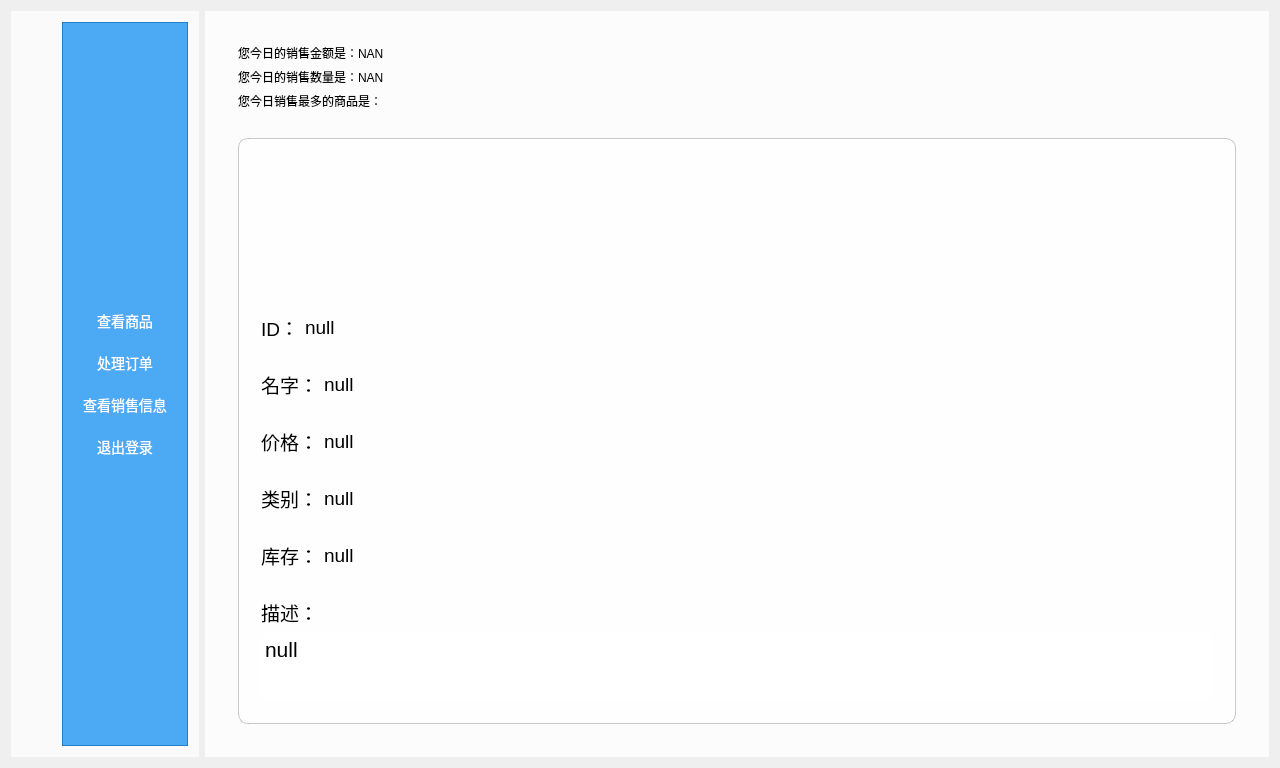
<?xml version="1.0" encoding="UTF-8"?>
<ui version="4.0">
 <class>CashierWindowClass</class>
 <widget class="QWidget" name="CashierWindowClass">
  <property name="geometry">
   <rect>
    <x>0</x>
    <y>0</y>
    <width>1280</width>
    <height>768</height>
   </rect>
  </property>
  <property name="minimumSize">
   <size>
    <width>1280</width>
    <height>768</height>
   </size>
  </property>
  <property name="windowTitle">
   <string>CashierWindowClass</string>
  </property>
  <layout class="QGridLayout" name="gridLayout_2">
   <property name="sizeConstraint">
    <enum>QLayout::SetDefaultConstraint</enum>
   </property>
   <item row="0" column="1">
    <widget class="QStackedWidget" name="stackedWidget">
     <property name="styleSheet">
      <string notr="true"/>
     </property>
     <property name="currentIndex">
      <number>2</number>
     </property>
     <widget class="QWidget" name="page">
      <property name="styleSheet">
       <string notr="true">QWidget{
background-color:rgba(255,255,255,0.8);
}</string>
      </property>
      <layout class="QHBoxLayout" name="horizontalLayout_6">
       <item>
        <widget class="QFrame" name="frame_2">
         <property name="styleSheet">
          <string notr="true">QFrame{
background-color:rgba(255,255,255,0.0);
}</string>
         </property>
         <property name="frameShape">
          <enum>QFrame::StyledPanel</enum>
         </property>
         <property name="frameShadow">
          <enum>QFrame::Raised</enum>
         </property>
         <layout class="QVBoxLayout" name="verticalLayout_2">
          <item>
           <widget class="QFrame" name="frame_3">
            <property name="maximumSize">
             <size>
              <width>16777215</width>
              <height>50</height>
             </size>
            </property>
            <property name="styleSheet">
             <string notr="true">QFrame{
background-color:rgba(255,255,255,0.0);
}</string>
            </property>
            <property name="frameShape">
             <enum>QFrame::StyledPanel</enum>
            </property>
            <property name="frameShadow">
             <enum>QFrame::Raised</enum>
            </property>
            <layout class="QHBoxLayout" name="horizontalLayout_3">
             <property name="sizeConstraint">
              <enum>QLayout::SetDefaultConstraint</enum>
             </property>
             <item>
              <widget class="QComboBox" name="produceComboBoxCategory">
               <property name="font">
                <font>
                 <pointsize>9</pointsize>
                </font>
               </property>
               <property name="styleSheet">
                <string notr="true"/>
               </property>
               <property name="currentIndex">
                <number>0</number>
               </property>
               <property name="maxCount">
                <number>2147483646</number>
               </property>
               <item>
                <property name="text">
                 <string>全部种类</string>
                </property>
               </item>
               <item>
                <property name="text">
                 <string>生鲜</string>
                </property>
               </item>
               <item>
                <property name="text">
                 <string>蔬菜</string>
                </property>
               </item>
               <item>
                <property name="text">
                 <string>水果</string>
                </property>
               </item>
               <item>
                <property name="text">
                 <string>粮食</string>
                </property>
               </item>
               <item>
                <property name="text">
                 <string>饮品</string>
                </property>
               </item>
               <item>
                <property name="text">
                 <string>烟</string>
                </property>
               </item>
               <item>
                <property name="text">
                 <string>零食</string>
                </property>
               </item>
               <item>
                <property name="text">
                 <string>日用百货</string>
                </property>
               </item>
               <item>
                <property name="text">
                 <string>五金零件</string>
                </property>
               </item>
               <item>
                <property name="text">
                 <string>母婴用品</string>
                </property>
               </item>
              </widget>
             </item>
             <item>
              <widget class="QComboBox" name="produceComboBoxPrice">
               <property name="font">
                <font>
                 <pointsize>9</pointsize>
                </font>
               </property>
               <property name="styleSheet">
                <string notr="true"/>
               </property>
               <item>
                <property name="text">
                 <string>全部价格</string>
                </property>
               </item>
               <item>
                <property name="text">
                 <string>&lt;10元</string>
                </property>
               </item>
               <item>
                <property name="text">
                 <string>10元~50元 </string>
                </property>
               </item>
               <item>
                <property name="text">
                 <string>50元~100元</string>
                </property>
               </item>
               <item>
                <property name="text">
                 <string>&gt;100</string>
                </property>
               </item>
              </widget>
             </item>
             <item>
              <widget class="SearchEdit" name="produceNameLine">
               <property name="font">
                <font>
                 <pointsize>9</pointsize>
                </font>
               </property>
               <property name="placeholderText">
                <string>请输入商品名称</string>
               </property>
              </widget>
             </item>
             <item>
              <spacer name="horizontalSpacer_2">
               <property name="orientation">
                <enum>Qt::Horizontal</enum>
               </property>
               <property name="sizeHint" stdset="0">
                <size>
                 <width>40</width>
                 <height>20</height>
                </size>
               </property>
              </spacer>
             </item>
            </layout>
           </widget>
          </item>
          <item>
           <widget class="QWidget" name="widget_3" native="true">
            <property name="styleSheet">
             <string notr="true">QWidget{
background-color:rgba(255,255,255,0.0);
}</string>
            </property>
            <layout class="QHBoxLayout" name="horizontalLayout_5">
             <item>
              <widget class="QScrollArea" name="scrollArea">
               <property name="styleSheet">
                <string notr="true">QScrollArea {
    background-color: rgba(255, 255, 255, 0.0);
    border: none;
}

/* 现代风格滚动条 */
QScrollBar:horizontal {
    height: 12px;
    margin: 0;
    background: transparent;
}

QScrollBar:vertical {
    width: 12px;
    margin: 0;
    background: transparent;
}

QScrollBar::handle:horizontal {
    background: rgba(150, 150, 150, 120);
    min-width: 30px;
    border-radius: 6px;
}

QScrollBar::handle:vertical {
    background: rgba(150, 150, 150, 120);
    min-height: 30px;
    border-radius: 6px;
}

QScrollBar::handle:hover {
    background: rgba(120, 120, 120, 180);
}

QScrollBar::handle:pressed {
    background: rgba(100, 100, 100, 200);
}

QScrollBar::add-line, QScrollBar::sub-line {
    background: none;
    border: none;
}

QScrollBar::add-page, QScrollBar::sub-page {
    background: none;
}</string>
               </property>
               <property name="widgetResizable">
                <bool>true</bool>
               </property>
               <widget class="QWidget" name="scrollAreaWidgetContents_3">
                <property name="geometry">
                 <rect>
                  <x>0</x>
                  <y>0</y>
                  <width>1010</width>
                  <height>600</height>
                 </rect>
                </property>
                <property name="styleSheet">
                 <string notr="true">QWidget{
background-color:rgba(255,255,255,0.0);
}</string>
                </property>
                <layout class="QGridLayout" name="gridLayout"/>
               </widget>
              </widget>
             </item>
            </layout>
           </widget>
          </item>
          <item>
           <widget class="QWidget" name="widget_2" native="true">
            <property name="maximumSize">
             <size>
              <width>16777215</width>
              <height>50</height>
             </size>
            </property>
            <property name="styleSheet">
             <string notr="true">QWidget{
background-color:rgba(255,255,255,0.0);
}</string>
            </property>
            <layout class="QHBoxLayout" name="horizontalLayout_4">
             <item>
              <spacer name="horizontalSpacer_3">
               <property name="orientation">
                <enum>Qt::Horizontal</enum>
               </property>
               <property name="sizeHint" stdset="0">
                <size>
                 <width>40</width>
                 <height>20</height>
                </size>
               </property>
              </spacer>
             </item>
             <item>
              <widget class="QLabel" name="productWidgetPageLabel">
               <property name="text">
                <string>第1/1页</string>
               </property>
              </widget>
             </item>
             <item>
              <widget class="QPushButton" name="preProductWidgetPageBtn">
               <property name="text">
                <string>上一页</string>
               </property>
              </widget>
             </item>
             <item>
              <widget class="QPushButton" name="nextProductWidgetPageBtn">
               <property name="text">
                <string>下一页</string>
               </property>
              </widget>
             </item>
            </layout>
           </widget>
          </item>
         </layout>
        </widget>
       </item>
      </layout>
     </widget>
     <widget class="QWidget" name="page_2">
      <property name="styleSheet">
       <string notr="true">QWidget{
background-color:rgba(255,255,255,0.8);
}</string>
      </property>
      <layout class="QHBoxLayout" name="horizontalLayout_10">
       <item>
        <widget class="QFrame" name="frame_4">
         <property name="styleSheet">
          <string notr="true">QFrame{
background-color:rgba(255,255,255,0.0);
}</string>
         </property>
         <property name="frameShape">
          <enum>QFrame::StyledPanel</enum>
         </property>
         <property name="frameShadow">
          <enum>QFrame::Raised</enum>
         </property>
         <layout class="QVBoxLayout" name="verticalLayout_3">
          <item>
           <widget class="QFrame" name="frame_5">
            <property name="maximumSize">
             <size>
              <width>16777215</width>
              <height>50</height>
             </size>
            </property>
            <property name="styleSheet">
             <string notr="true">QFrame{
background-color:rgba(255,255,255,0.0);
}</string>
            </property>
            <property name="frameShape">
             <enum>QFrame::StyledPanel</enum>
            </property>
            <property name="frameShadow">
             <enum>QFrame::Raised</enum>
            </property>
            <layout class="QHBoxLayout" name="horizontalLayout_7">
             <property name="sizeConstraint">
              <enum>QLayout::SetDefaultConstraint</enum>
             </property>
             <item>
              <widget class="QComboBox" name="produceComboBoxCategory_2">
               <property name="font">
                <font>
                 <pointsize>9</pointsize>
                </font>
               </property>
               <property name="currentIndex">
                <number>0</number>
               </property>
               <property name="maxCount">
                <number>2147483646</number>
               </property>
               <item>
                <property name="text">
                 <string>全部种类</string>
                </property>
               </item>
               <item>
                <property name="text">
                 <string>生鲜</string>
                </property>
               </item>
               <item>
                <property name="text">
                 <string>蔬菜</string>
                </property>
               </item>
               <item>
                <property name="text">
                 <string>水果</string>
                </property>
               </item>
               <item>
                <property name="text">
                 <string>粮食</string>
                </property>
               </item>
               <item>
                <property name="text">
                 <string>饮品</string>
                </property>
               </item>
               <item>
                <property name="text">
                 <string>烟</string>
                </property>
               </item>
               <item>
                <property name="text">
                 <string>零食</string>
                </property>
               </item>
               <item>
                <property name="text">
                 <string>日用百货</string>
                </property>
               </item>
               <item>
                <property name="text">
                 <string>五金零件</string>
                </property>
               </item>
               <item>
                <property name="text">
                 <string>母婴用品</string>
                </property>
               </item>
              </widget>
             </item>
             <item>
              <widget class="QComboBox" name="produceComboBoxPrice_2">
               <property name="font">
                <font>
                 <pointsize>9</pointsize>
                </font>
               </property>
               <item>
                <property name="text">
                 <string>全部价格</string>
                </property>
               </item>
               <item>
                <property name="text">
                 <string>&lt;10元</string>
                </property>
               </item>
               <item>
                <property name="text">
                 <string>10元~50元 </string>
                </property>
               </item>
               <item>
                <property name="text">
                 <string>50元~100元</string>
                </property>
               </item>
               <item>
                <property name="text">
                 <string>&gt;100</string>
                </property>
               </item>
              </widget>
             </item>
             <item>
              <widget class="SearchEdit" name="produceNameLine_2">
               <property name="font">
                <font>
                 <pointsize>9</pointsize>
                </font>
               </property>
               <property name="placeholderText">
                <string>请输入订单ID</string>
               </property>
              </widget>
             </item>
             <item>
              <spacer name="horizontalSpacer_6">
               <property name="orientation">
                <enum>Qt::Horizontal</enum>
               </property>
               <property name="sizeHint" stdset="0">
                <size>
                 <width>40</width>
                 <height>20</height>
                </size>
               </property>
              </spacer>
             </item>
            </layout>
           </widget>
          </item>
          <item>
           <widget class="QWidget" name="widget_4" native="true">
            <property name="styleSheet">
             <string notr="true">QWidget{
background-color:rgba(255,255,255,0.0);
}</string>
            </property>
            <layout class="QHBoxLayout" name="horizontalLayout_8">
             <item>
              <widget class="QTableView" name="tableView"/>
             </item>
            </layout>
           </widget>
          </item>
          <item>
           <widget class="QWidget" name="widget_5" native="true">
            <property name="maximumSize">
             <size>
              <width>16777215</width>
              <height>50</height>
             </size>
            </property>
            <property name="styleSheet">
             <string notr="true">QWidget{
background-color:rgba(255,255,255,0.0);
}</string>
            </property>
            <layout class="QHBoxLayout" name="horizontalLayout_9">
             <item>
              <spacer name="horizontalSpacer_9">
               <property name="orientation">
                <enum>Qt::Horizontal</enum>
               </property>
               <property name="sizeHint" stdset="0">
                <size>
                 <width>40</width>
                 <height>20</height>
                </size>
               </property>
              </spacer>
             </item>
             <item>
              <widget class="QLabel" name="orderPageLabel">
               <property name="text">
                <string>第1/1页</string>
               </property>
              </widget>
             </item>
             <item>
              <widget class="QPushButton" name="preOrderPageBtn">
               <property name="text">
                <string>上一页</string>
               </property>
              </widget>
             </item>
             <item>
              <widget class="QPushButton" name="nextOrderPageBtn">
               <property name="text">
                <string>下一页</string>
               </property>
              </widget>
             </item>
            </layout>
           </widget>
          </item>
         </layout>
        </widget>
       </item>
      </layout>
     </widget>
     <widget class="QWidget" name="page_3">
      <property name="styleSheet">
       <string notr="true">QWidget{
background-color:rgba(255,255,255,0.8);
}</string>
      </property>
      <layout class="QHBoxLayout" name="horizontalLayout_2">
       <item>
        <widget class="QWidget" name="widget_10" native="true">
         <property name="styleSheet">
          <string notr="true">QWidget{
background-color:rgba(255,255,255,0.0);
}</string>
         </property>
         <layout class="QVBoxLayout" name="verticalLayout_6">
          <item>
           <widget class="QWidget" name="widget_11" native="true">
            <property name="styleSheet">
             <string notr="true">QWidget{
background-color:rgba(255,255,255,0.0);
}</string>
            </property>
            <layout class="QVBoxLayout" name="verticalLayout_7">
             <item>
              <widget class="QLabel" name="salePricelabel">
               <property name="text">
                <string>您今日的销售金额是：NAN</string>
               </property>
              </widget>
             </item>
             <item>
              <widget class="QLabel" name="saleCountlabel">
               <property name="text">
                <string>您今日的销售数量是：NAN</string>
               </property>
              </widget>
             </item>
             <item>
              <widget class="QLabel" name="saleProductDescriptionLabel">
               <property name="text">
                <string>您今日销售最多的商品是：</string>
               </property>
              </widget>
             </item>
            </layout>
           </widget>
          </item>
          <item>
           <widget class="QWidget" name="widget_12" native="true">
            <property name="styleSheet">
             <string notr="true">QWidget{
background-color:rgba(255,255,255,0.0);
}</string>
            </property>
            <layout class="QVBoxLayout" name="verticalLayout_10">
             <item>
              <widget class="QFrame" name="frame_10">
               <property name="styleSheet">
                <string notr="true">QWidget {
    background-color: rgba(255, 255, 255, 0.7); 
    border-radius: 10px;                        
    border: 1px solid rgba(0, 0, 0, 0.2);       
}</string>
               </property>
               <property name="frameShape">
                <enum>QFrame::StyledPanel</enum>
               </property>
               <property name="frameShadow">
                <enum>QFrame::Raised</enum>
               </property>
               <layout class="QVBoxLayout" name="verticalLayout_8">
                <item>
                 <widget class="QLabel" name="productPicture">
                  <property name="minimumSize">
                   <size>
                    <width>200</width>
                    <height>200</height>
                   </size>
                  </property>
                  <property name="maximumSize">
                   <size>
                    <width>200</width>
                    <height>200</height>
                   </size>
                  </property>
                  <property name="styleSheet">
                   <string notr="true">QLabel {
    background-color: rgba(255, 255, 255, 0.0); 
    border-radius: 10px;                        
    border: none;       
}</string>
                  </property>
                  <property name="text">
                   <string/>
                  </property>
                  <property name="pixmap">
                   <pixmap resource="resource.qrc">:/res/default.jpg</pixmap>
                  </property>
                  <property name="scaledContents">
                   <bool>true</bool>
                  </property>
                  <property name="alignment">
                   <set>Qt::AlignCenter</set>
                  </property>
                 </widget>
                </item>
                <item>
                 <widget class="QFrame" name="frame_11">
                  <property name="styleSheet">
                   <string notr="true">QWidget {
    background-color: rgba(255, 255, 255, 0.0); 
    border-radius: 10px;                        
    border: none;       
}</string>
                  </property>
                  <property name="frameShape">
                   <enum>QFrame::StyledPanel</enum>
                  </property>
                  <property name="frameShadow">
                   <enum>QFrame::Raised</enum>
                  </property>
                  <layout class="QHBoxLayout" name="horizontalLayout_19">
                   <item>
                    <widget class="QLabel" name="productID1">
                     <property name="font">
                      <font>
                       <pointsize>14</pointsize>
                      </font>
                     </property>
                     <property name="styleSheet">
                      <string notr="true">QLabel {
    background-color: rgba(255, 255, 255, 0.0); 
    border-radius: 10px;                        
    border: none;       
}</string>
                     </property>
                     <property name="text">
                      <string>ID：</string>
                     </property>
                    </widget>
                   </item>
                   <item>
                    <widget class="QLabel" name="productID2">
                     <property name="font">
                      <font>
                       <pointsize>14</pointsize>
                      </font>
                     </property>
                     <property name="styleSheet">
                      <string notr="true">QLabel {
    background-color: rgba(255, 255, 255, 0.0); 
    border-radius: 10px;                        
    border: none;       
}</string>
                     </property>
                     <property name="text">
                      <string>null</string>
                     </property>
                    </widget>
                   </item>
                   <item>
                    <spacer name="horizontalSpacer_8">
                     <property name="orientation">
                      <enum>Qt::Horizontal</enum>
                     </property>
                     <property name="sizeHint" stdset="0">
                      <size>
                       <width>40</width>
                       <height>20</height>
                      </size>
                     </property>
                    </spacer>
                   </item>
                  </layout>
                 </widget>
                </item>
                <item>
                 <widget class="QFrame" name="frame_12">
                  <property name="styleSheet">
                   <string notr="true">QWidget {
    background-color: rgba(255, 255, 255, 0.0); 
    border-radius: 10px;                        
    border: none;       
}</string>
                  </property>
                  <property name="frameShape">
                   <enum>QFrame::StyledPanel</enum>
                  </property>
                  <property name="frameShadow">
                   <enum>QFrame::Raised</enum>
                  </property>
                  <layout class="QHBoxLayout" name="horizontalLayout_20">
                   <item>
                    <widget class="QLabel" name="productName1">
                     <property name="font">
                      <font>
                       <pointsize>14</pointsize>
                      </font>
                     </property>
                     <property name="styleSheet">
                      <string notr="true">QLabel {
    background-color: rgba(255, 255, 255, 0.0); 
    border-radius: 10px;                        
    border: none;       
}</string>
                     </property>
                     <property name="text">
                      <string>名字：</string>
                     </property>
                    </widget>
                   </item>
                   <item>
                    <widget class="QLabel" name="productName2">
                     <property name="font">
                      <font>
                       <pointsize>14</pointsize>
                      </font>
                     </property>
                     <property name="styleSheet">
                      <string notr="true">QLabel {
    background-color: rgba(255, 255, 255, 0.0); 
    border-radius: 10px;                        
    border: none;       
}</string>
                     </property>
                     <property name="text">
                      <string>null</string>
                     </property>
                    </widget>
                   </item>
                   <item>
                    <spacer name="horizontalSpacer_11">
                     <property name="orientation">
                      <enum>Qt::Horizontal</enum>
                     </property>
                     <property name="sizeHint" stdset="0">
                      <size>
                       <width>40</width>
                       <height>20</height>
                      </size>
                     </property>
                    </spacer>
                   </item>
                  </layout>
                 </widget>
                </item>
                <item>
                 <widget class="QFrame" name="frame_13">
                  <property name="styleSheet">
                   <string notr="true">QWidget {
    background-color: rgba(255, 255, 255, 0.0); 
    border-radius: 10px;                        
    border: none;       
}</string>
                  </property>
                  <property name="frameShape">
                   <enum>QFrame::StyledPanel</enum>
                  </property>
                  <property name="frameShadow">
                   <enum>QFrame::Raised</enum>
                  </property>
                  <layout class="QHBoxLayout" name="horizontalLayout_21">
                   <item>
                    <widget class="QLabel" name="productPrice1">
                     <property name="font">
                      <font>
                       <pointsize>14</pointsize>
                      </font>
                     </property>
                     <property name="styleSheet">
                      <string notr="true">QLabel {
    background-color: rgba(255, 255, 255, 0.0); 
    border-radius: 10px;                        
    border: none;       
}</string>
                     </property>
                     <property name="text">
                      <string>价格：</string>
                     </property>
                    </widget>
                   </item>
                   <item>
                    <widget class="QLabel" name="productPrice2">
                     <property name="font">
                      <font>
                       <pointsize>14</pointsize>
                      </font>
                     </property>
                     <property name="styleSheet">
                      <string notr="true">QLabel {
    background-color: rgba(255, 255, 255, 0.0); 
    border-radius: 10px;                        
    border: none;       
}</string>
                     </property>
                     <property name="text">
                      <string>null</string>
                     </property>
                    </widget>
                   </item>
                   <item>
                    <spacer name="horizontalSpacer_12">
                     <property name="orientation">
                      <enum>Qt::Horizontal</enum>
                     </property>
                     <property name="sizeHint" stdset="0">
                      <size>
                       <width>40</width>
                       <height>20</height>
                      </size>
                     </property>
                    </spacer>
                   </item>
                  </layout>
                 </widget>
                </item>
                <item>
                 <widget class="QFrame" name="frame_14">
                  <property name="styleSheet">
                   <string notr="true">QWidget {
    background-color: rgba(255, 255, 255, 0.0); 
    border-radius: 10px;                        
    border: none;       
}</string>
                  </property>
                  <property name="frameShape">
                   <enum>QFrame::StyledPanel</enum>
                  </property>
                  <property name="frameShadow">
                   <enum>QFrame::Raised</enum>
                  </property>
                  <layout class="QHBoxLayout" name="horizontalLayout_22">
                   <item>
                    <widget class="QLabel" name="productCategory1">
                     <property name="font">
                      <font>
                       <pointsize>14</pointsize>
                      </font>
                     </property>
                     <property name="styleSheet">
                      <string notr="true">QLabel {
    background-color: rgba(255, 255, 255, 0.0); 
    border-radius: 10px;                        
    border: none;       
}</string>
                     </property>
                     <property name="text">
                      <string>类别：</string>
                     </property>
                    </widget>
                   </item>
                   <item>
                    <widget class="QLabel" name="productCategory2">
                     <property name="font">
                      <font>
                       <pointsize>14</pointsize>
                      </font>
                     </property>
                     <property name="styleSheet">
                      <string notr="true">QLabel {
    background-color: rgba(255, 255, 255, 0.0); 
    border-radius: 10px;                        
    border: none;       
}</string>
                     </property>
                     <property name="text">
                      <string>null</string>
                     </property>
                    </widget>
                   </item>
                   <item>
                    <spacer name="horizontalSpacer_13">
                     <property name="orientation">
                      <enum>Qt::Horizontal</enum>
                     </property>
                     <property name="sizeHint" stdset="0">
                      <size>
                       <width>40</width>
                       <height>20</height>
                      </size>
                     </property>
                    </spacer>
                   </item>
                  </layout>
                 </widget>
                </item>
                <item>
                 <widget class="QWidget" name="widget_13" native="true">
                  <property name="styleSheet">
                   <string notr="true">QWidget {
    background-color: rgba(255, 255, 255, 0.0); 
    border-radius: 10px;                        
    border: none;       
}</string>
                  </property>
                  <layout class="QHBoxLayout" name="horizontalLayout_23">
                   <item>
                    <widget class="QLabel" name="productCount1">
                     <property name="font">
                      <font>
                       <pointsize>14</pointsize>
                      </font>
                     </property>
                     <property name="styleSheet">
                      <string notr="true">QLabel {
    background-color: rgba(255, 255, 255, 0.0); 
    border-radius: 10px;                        
    border: none;       
}</string>
                     </property>
                     <property name="text">
                      <string>库存：</string>
                     </property>
                    </widget>
                   </item>
                   <item>
                    <widget class="QLabel" name="productCount2">
                     <property name="font">
                      <font>
                       <pointsize>14</pointsize>
                      </font>
                     </property>
                     <property name="styleSheet">
                      <string notr="true">QLabel {
    background-color: rgba(255, 255, 255, 0.0); 
    border-radius: 10px;                        
    border: none;       
}</string>
                     </property>
                     <property name="text">
                      <string>null</string>
                     </property>
                    </widget>
                   </item>
                   <item>
                    <spacer name="horizontalSpacer_14">
                     <property name="orientation">
                      <enum>Qt::Horizontal</enum>
                     </property>
                     <property name="sizeHint" stdset="0">
                      <size>
                       <width>40</width>
                       <height>20</height>
                      </size>
                     </property>
                    </spacer>
                   </item>
                  </layout>
                 </widget>
                </item>
                <item>
                 <widget class="QWidget" name="widget_14" native="true">
                  <property name="styleSheet">
                   <string notr="true">QWidget {
    background-color: rgba(255, 255, 255, 0.0); 
    border-radius: 10px;                        
    border: none;       
}</string>
                  </property>
                  <layout class="QVBoxLayout" name="verticalLayout_9">
                   <item>
                    <widget class="QLabel" name="productDescription">
                     <property name="font">
                      <font>
                       <pointsize>14</pointsize>
                      </font>
                     </property>
                     <property name="styleSheet">
                      <string notr="true">QLabel {
    background-color: rgba(255, 255, 255, 0.0); 
    border-radius: 10px;                        
    border: none;       
}</string>
                     </property>
                     <property name="text">
                      <string>描述：</string>
                     </property>
                    </widget>
                   </item>
                   <item>
                    <widget class="QTextEdit" name="productTextEdit">
                     <property name="styleSheet">
                      <string notr="true">QTextEdit {
    background-color: rgba(255, 255, 255, 1); 
    border-radius: 10px;                        
    border: none;       
}</string>
                     </property>
                     <property name="html">
                      <string>&lt;!DOCTYPE HTML PUBLIC &quot;-//W3C//DTD HTML 4.0//EN&quot; &quot;http://www.w3.org/TR/REC-html40/strict.dtd&quot;&gt;
&lt;html&gt;&lt;head&gt;&lt;meta name=&quot;qrichtext&quot; content=&quot;1&quot; /&gt;&lt;meta charset=&quot;utf-8&quot; /&gt;&lt;style type=&quot;text/css&quot;&gt;
p, li { white-space: pre-wrap; }
hr { height: 1px; border-width: 0; }
li.unchecked::marker { content: &quot;\2610&quot;; }
li.checked::marker { content: &quot;\2612&quot;; }
&lt;/style&gt;&lt;/head&gt;&lt;body style=&quot; font-family:'Microsoft YaHei UI'; font-size:9pt; font-weight:400; font-style:normal;&quot;&gt;
&lt;p style=&quot; margin-top:0px; margin-bottom:0px; margin-left:0px; margin-right:0px; -qt-block-indent:0; text-indent:0px;&quot;&gt;&lt;span style=&quot; font-size:16pt;&quot;&gt;null&lt;/span&gt;&lt;/p&gt;&lt;/body&gt;&lt;/html&gt;</string>
                     </property>
                    </widget>
                   </item>
                  </layout>
                 </widget>
                </item>
               </layout>
              </widget>
             </item>
            </layout>
           </widget>
          </item>
         </layout>
        </widget>
       </item>
      </layout>
     </widget>
    </widget>
   </item>
   <item row="0" column="0">
    <widget class="QWidget" name="widget" native="true">
     <property name="styleSheet">
      <string notr="true">QWidget{
background-color:rgba(255,255,255,0.7);
}</string>
     </property>
     <layout class="QHBoxLayout" name="horizontalLayout">
      <item>
       <spacer name="horizontalSpacer">
        <property name="orientation">
         <enum>Qt::Horizontal</enum>
        </property>
        <property name="sizeType">
         <enum>QSizePolicy::Fixed</enum>
        </property>
        <property name="sizeHint" stdset="0">
         <size>
          <width>40</width>
          <height>20</height>
         </size>
        </property>
       </spacer>
      </item>
      <item>
       <widget class="QFrame" name="frame">
        <property name="styleSheet">
         <string notr="true">QFrame{
background-color:rgba(33,150,243,0.8);
}</string>
        </property>
        <property name="frameShape">
         <enum>QFrame::StyledPanel</enum>
        </property>
        <property name="frameShadow">
         <enum>QFrame::Raised</enum>
        </property>
        <layout class="QVBoxLayout" name="verticalLayout">
         <property name="spacing">
          <number>0</number>
         </property>
         <property name="sizeConstraint">
          <enum>QLayout::SetMaximumSize</enum>
         </property>
         <property name="leftMargin">
          <number>0</number>
         </property>
         <property name="topMargin">
          <number>0</number>
         </property>
         <property name="rightMargin">
          <number>0</number>
         </property>
         <property name="bottomMargin">
          <number>0</number>
         </property>
         <item>
          <spacer name="verticalSpacer">
           <property name="orientation">
            <enum>Qt::Vertical</enum>
           </property>
           <property name="sizeHint" stdset="0">
            <size>
             <width>20</width>
             <height>40</height>
            </size>
           </property>
          </spacer>
         </item>
         <item>
          <widget class="QPushButton" name="checkGoodsBtn">
           <property name="styleSheet">
            <string notr="true">QPushButton 
{
    background-color: rgba(33,150,243,0.0);  
    color: white;               
    border: none;              
    padding: 10px 20px;        
    border-radius: 10px;       
    font-size: 14px;           
}

QPushButton:hover
{
    background-color: #1976D2;  
}

QPushButton:pressed 
{
    background-color: #0D47A1;
    color: #E0E0E0;            
}</string>
           </property>
           <property name="text">
            <string>查看商品</string>
           </property>
          </widget>
         </item>
         <item>
          <widget class="QPushButton" name="processOrderBtn">
           <property name="styleSheet">
            <string notr="true">QPushButton 
{
    background-color: rgba(33,150,243,0.0);  
    color: white;               
    border: none;              
    padding: 10px 20px;        
    border-radius: 10px;       
    font-size: 14px;           
}

QPushButton:hover
{
    background-color: #1976D2;  
}

QPushButton:pressed 
{
    background-color: #0D47A1;
    color: #E0E0E0;            
}</string>
           </property>
           <property name="text">
            <string>处理订单</string>
           </property>
          </widget>
         </item>
         <item>
          <widget class="QPushButton" name="checkSalesInformationBtn">
           <property name="styleSheet">
            <string notr="true">QPushButton 
{
    background-color: rgba(33,150,243,0.0);  
    color: white;               
    border: none;              
    padding: 10px 20px;        
    border-radius: 10px;       
    font-size: 14px;           
}

QPushButton:hover
{
    background-color: #1976D2;  
}

QPushButton:pressed 
{
    background-color: #0D47A1;
    color: #E0E0E0;            
}</string>
           </property>
           <property name="text">
            <string>查看销售信息</string>
           </property>
          </widget>
         </item>
         <item>
          <widget class="QPushButton" name="logOutBtn">
           <property name="styleSheet">
            <string notr="true">QPushButton 
{
    background-color: rgba(33,150,243,0.0);  
    color: white;               
    border: none;              
    padding: 10px 20px;        
    border-radius: 10px;       
    font-size: 14px;           
}

QPushButton:hover
{
    background-color: #1976D2;  
}

QPushButton:pressed 
{
    background-color: #0D47A1;
    color: #E0E0E0;            
}</string>
           </property>
           <property name="text">
            <string>退出登录</string>
           </property>
          </widget>
         </item>
         <item>
          <spacer name="verticalSpacer_2">
           <property name="orientation">
            <enum>Qt::Vertical</enum>
           </property>
           <property name="sizeHint" stdset="0">
            <size>
             <width>20</width>
             <height>40</height>
            </size>
           </property>
          </spacer>
         </item>
        </layout>
       </widget>
      </item>
     </layout>
    </widget>
   </item>
  </layout>
 </widget>
 <layoutdefault spacing="6" margin="11"/>
 <customwidgets>
  <customwidget>
   <class>SearchEdit</class>
   <extends>QLineEdit</extends>
   <header location="global">SearchEdit.h</header>
  </customwidget>
 </customwidgets>
 <resources>
  <include location="resource.qrc"/>
 </resources>
 <connections/>
</ui>
